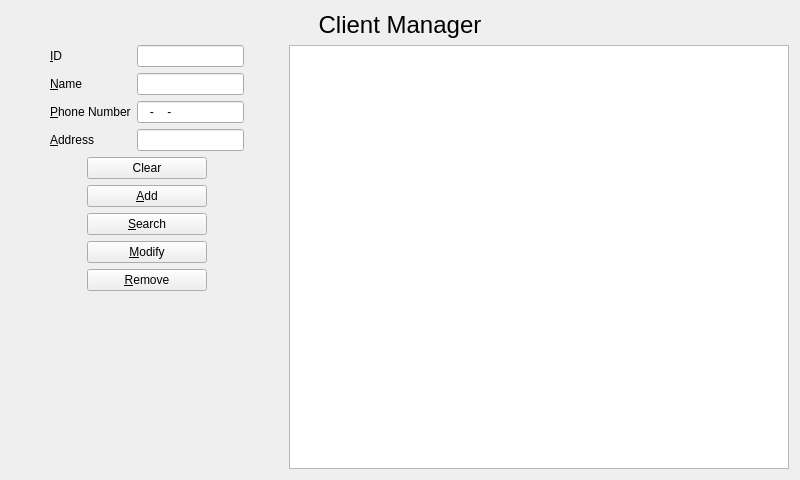
<?xml version="1.0" encoding="UTF-8"?>
<ui version="4.0">
 <class>ClientForm</class>
 <widget class="QWidget" name="ClientForm">
  <property name="geometry">
   <rect>
    <x>0</x>
    <y>0</y>
    <width>800</width>
    <height>480</height>
   </rect>
  </property>
  <property name="windowTitle">
   <string>Form</string>
  </property>
  <layout class="QVBoxLayout" name="verticalLayout_2">
   <item>
    <widget class="QLabel" name="label_5">
     <property name="font">
      <font>
       <pointsize>18</pointsize>
      </font>
     </property>
     <property name="text">
      <string>Client Manager</string>
     </property>
     <property name="alignment">
      <set>Qt::AlignCenter</set>
     </property>
    </widget>
   </item>
   <item>
    <layout class="QHBoxLayout" name="horizontalLayout_3">
     <item>
      <layout class="QVBoxLayout" name="verticalLayout">
       <item>
        <layout class="QHBoxLayout" name="horizontalLayout_2">
         <item>
          <spacer name="horizontalSpacer_3">
           <property name="orientation">
            <enum>Qt::Horizontal</enum>
           </property>
           <property name="sizeHint" stdset="0">
            <size>
             <width>40</width>
             <height>20</height>
            </size>
           </property>
          </spacer>
         </item>
         <item>
          <layout class="QFormLayout" name="formLayout">
           <item row="0" column="0">
            <widget class="QLabel" name="label">
             <property name="text">
              <string>&amp;ID</string>
             </property>
             <property name="buddy">
              <cstring>idLineEdit</cstring>
             </property>
            </widget>
           </item>
           <item row="0" column="1">
            <widget class="QLineEdit" name="idLineEdit"/>
           </item>
           <item row="1" column="0">
            <widget class="QLabel" name="label_2">
             <property name="text">
              <string>&amp;Name</string>
             </property>
             <property name="buddy">
              <cstring>nameLineEdit</cstring>
             </property>
            </widget>
           </item>
           <item row="1" column="1">
            <widget class="QLineEdit" name="nameLineEdit">
             <property name="readOnly">
              <bool>false</bool>
             </property>
            </widget>
           </item>
           <item row="2" column="0">
            <widget class="QLabel" name="label_3">
             <property name="text">
              <string>&amp;Phone Number</string>
             </property>
             <property name="buddy">
              <cstring>phoneNumLineEdit</cstring>
             </property>
            </widget>
           </item>
           <item row="2" column="1">
            <widget class="QLineEdit" name="phoneNumLineEdit">
             <property name="inputMask">
              <string>990-9990-9999</string>
             </property>
            </widget>
           </item>
           <item row="3" column="0">
            <widget class="QLabel" name="label_4">
             <property name="text">
              <string>&amp;Address</string>
             </property>
             <property name="buddy">
              <cstring>addressLineEdit</cstring>
             </property>
            </widget>
           </item>
           <item row="3" column="1">
            <widget class="QLineEdit" name="addressLineEdit"/>
           </item>
          </layout>
         </item>
         <item>
          <spacer name="horizontalSpacer_4">
           <property name="orientation">
            <enum>Qt::Horizontal</enum>
           </property>
           <property name="sizeHint" stdset="0">
            <size>
             <width>40</width>
             <height>20</height>
            </size>
           </property>
          </spacer>
         </item>
        </layout>
       </item>
       <item>
        <layout class="QHBoxLayout" name="horizontalLayout">
         <item>
          <spacer name="horizontalSpacer">
           <property name="orientation">
            <enum>Qt::Horizontal</enum>
           </property>
           <property name="sizeHint" stdset="0">
            <size>
             <width>40</width>
             <height>20</height>
            </size>
           </property>
          </spacer>
         </item>
         <item>
          <layout class="QGridLayout" name="gridLayout">
           <item row="1" column="0">
            <widget class="QPushButton" name="addPushButton">
             <property name="minimumSize">
              <size>
               <width>120</width>
               <height>0</height>
              </size>
             </property>
             <property name="text">
              <string>&amp;Add</string>
             </property>
            </widget>
           </item>
           <item row="2" column="0">
            <widget class="QPushButton" name="searchPushButton">
             <property name="text">
              <string>&amp;Search</string>
             </property>
            </widget>
           </item>
           <item row="4" column="0">
            <widget class="QPushButton" name="removePushButton">
             <property name="text">
              <string>&amp;Remove</string>
             </property>
            </widget>
           </item>
           <item row="3" column="0">
            <widget class="QPushButton" name="modifyPushButton">
             <property name="text">
              <string>&amp;Modify</string>
             </property>
            </widget>
           </item>
           <item row="0" column="0">
            <widget class="QPushButton" name="clearPushButton">
             <property name="text">
              <string>Clear</string>
             </property>
            </widget>
           </item>
          </layout>
         </item>
         <item>
          <spacer name="horizontalSpacer_2">
           <property name="orientation">
            <enum>Qt::Horizontal</enum>
           </property>
           <property name="sizeHint" stdset="0">
            <size>
             <width>40</width>
             <height>20</height>
            </size>
           </property>
          </spacer>
         </item>
        </layout>
       </item>
       <item>
        <spacer name="verticalSpacer_2">
         <property name="orientation">
          <enum>Qt::Vertical</enum>
         </property>
         <property name="sizeHint" stdset="0">
          <size>
           <width>20</width>
           <height>40</height>
          </size>
         </property>
        </spacer>
       </item>
      </layout>
     </item>
     <item>
      <widget class="QTableView" name="tableView">
       <property name="minimumSize">
        <size>
         <width>500</width>
         <height>0</height>
        </size>
       </property>
      </widget>
     </item>
    </layout>
   </item>
  </layout>
 </widget>
 <resources/>
 <connections/>
</ui>
